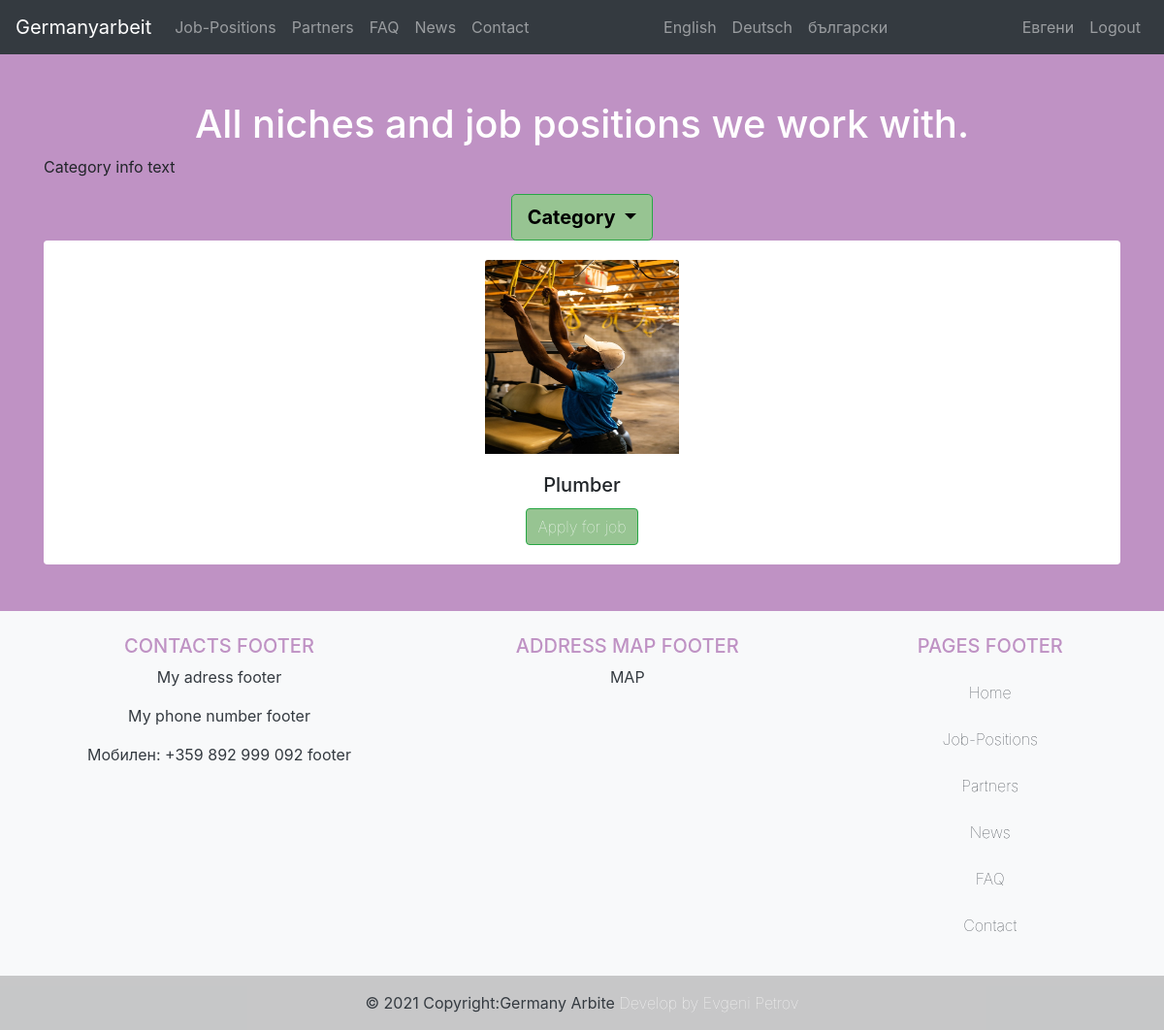
Page /en/category/all/1/ (signed in) on the committed database.
### costumeuser/models.py (models this page shows, shortened)
class User(AbstractUser):
    is_worker = models.BooleanField(default=False)
    is_company = models.BooleanField(default=False)

class Worker(models.Model):
    user = models.OneToOneField(User, on_delete=models.CASCADE, primary_key=True, related_name="worker", verbose_name=_('worker'))
    image = models.ImageField(verbose_name=_('image'), default="default.jpeg", upload_to='profile_pics')
    first_name = models.CharField(verbose_name=_('first_name'), max_length=50)
    last_name = models.CharField(verbose_name=_('last_name'), max_length=50)
    phone = models.CharField(verbose_name=_('phone'), max_length=20)

### category/models.py (models this page shows, shortened)
class SubCategory(models.Model):
    category = models.ForeignKey(Category, on_delete=models.CASCADE, related_name="category", related_query_name="category", verbose_name="category")
    name = models.CharField(max_length=250)
    img = models.ImageField(upload_to="category_pic")

### category/views.py (the view)
# urls.py: path('all/<int:id>/', views.category_list, name='category'),
def category_list(request, id):
    category = Category.objects.all()
    category_1 = Category.objects.all()
    category_choise = Category.objects.get(pk=id)
    subcategory = SubCategory.objects.select_related('category').filter(category__id=id)
    context = {
        'category': category,
        'subcategory': subcategory,
        'category_choise': category_choise,
        'category_1': category_1,
    }
    return render(request, 'category/category_list.html', context)

### templates/category/category_list.html (shortened to what this page needs)
{% extends "base.html" %}
{% load i18n %}
{% load static %}
{% block content %}
<br>
<br>
<div class="container">
    <h1 style="color: white; text-align: center">{% trans "All niches and job positions we work with." %}</h1>
    <p>{% trans "Category info text" %}</p>
    <div class="row">
        <div class="col text-center">
            <div class="btn-group">
                <button type="button" class="btn btn-success btn-lg dropdown-toggle" data-toggle="dropdown" aria-haspopup="true" aria-expanded="false">
                    Category
                </button>
            </div>
        </div>
    </div>
    <div class="card-group">
            {% for subc in subcategory %}
                <div class="card text-center" style="border: none; padding-top: 20px">
                    <img class="card-img-top mx-auto" style="width:200px; height:200px;" src="{{ subc.img.url }}" alt="Card image cap">
                    <div class="card-body">
                        <h5 class="card-title">{{ subc.name }}</h5>
                        {% if user.is_authenticated and user.is_worker %}
                            <button type="button" class="btn btn-success">
                                <a style="text-decoration: none; color:white; font-weight:20" href="{% url 'worker_cv' subc.id %}">{% trans "Apply for job" %}</a>
                            </button>
                        {% endif %}
                    </div>
                </div>
            {% endfor %}
        </div>
</div>
{% endblock content %}

### templates/nav.html (shortened to what this page needs)
{% load i18n %}
{% load static %}
<nav class="navbar navbar-expand-lg navbar-dark bg-dark">
  <a class="navbar-brand" href="{% url 'home' %}"><img/>Germanyarbeit</a>
  <div class="collapse navbar-collapse justify-content-between" id="navbarNav">
    <ul class="navbar-nav">
      <li class="nav-item">
        <a class="nav-link" href="{% url 'category_all' %}">{% trans "Job-Positions" %}</a>
      </li>
      <li class="nav-item">
        <a class="nav-link" href="{% url 'partners' %}">{% trans "Partners" %}</a>
      </li>
      <li class="nav-item">
        <a class="nav-link" href="{% url 'faq' %}">{% trans "FAQ" %}</a>
      </li>
      <li class="nav-item">
        <a class="nav-link" href="{% url 'news' %}">{% trans "News" %}</a>
      </li>
      <li class="nav-item">
        <a class="nav-link" href="{% url 'contact' %}">{% trans "Contact" %}</a>
      </li>
    </ul>
    <ul class="navbar-nav">
        {% get_available_languages as LANGUAGES %}
        {% get_language_info_list for LANGUAGES as languages %}
        {% for lang in languages %}
          <li class="nav-item">
            <a class="dropdown-item nav-link" href="/{{ lang.code }}/">{{ lang.name_local }}</a>
          </li>
        {% endfor %}
    </ul>
    <ul class="navbar-nav">
      {% if user.is_authenticated %}
        {% if user.is_worker %}
        <li class="nav-item">
            <a class="nav-link" href="{% url 'profile' %}">{{ user.worker.first_name }}</a>
        </li>
        {% elif user.is_company %}
        <li class="nav-item">
            <a class="nav-link" href="{% url 'profile' %}">{{ user.company.company_name }}</a>
        </li>
        {% endif %}
      <li class="nav-item">
        <a class="nav-link" href="{% url 'account_logout' %}">{% trans "Logout" %}</a>
      </li>
      {% endif %}
    </ul>
  </div>
</nav>

### static/css/main.css (style rules this page uses)
.body { background-color: #BF92C4; background-repeat: no-repeat; }
.btn { background-color: #97C492; font-weight: bold; color: black; }

### rows in the picture
User: worker.first_name "Евгени"
SubCategory: img (picture), name "Plumber"

### other values in the picture
{{ lang.name_local }} "English" "Deutsch" "български"
